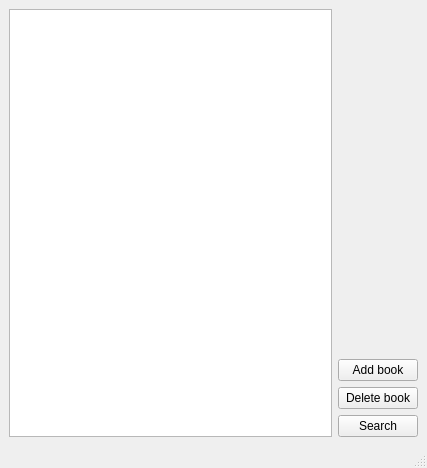
<?xml version="1.0" encoding="UTF-8"?>
<ui version="4.0">
 <class>MainWindow</class>
 <widget class="QMainWindow" name="MainWindow">
  <property name="geometry">
   <rect>
    <x>0</x>
    <y>0</y>
    <width>427</width>
    <height>468</height>
   </rect>
  </property>
  <property name="windowTitle">
   <string>MainWindow</string>
  </property>
  <widget class="QWidget" name="centralwidget">
   <layout class="QHBoxLayout" name="horizontalLayout">
    <item>
     <widget class="QTableView" name="tableView"/>
    </item>
    <item>
     <layout class="QVBoxLayout" name="verticalLayout_2">
      <item>
       <spacer name="verticalSpacer">
        <property name="orientation">
         <enum>Qt::Vertical</enum>
        </property>
        <property name="sizeHint" stdset="0">
         <size>
          <width>20</width>
          <height>40</height>
         </size>
        </property>
       </spacer>
      </item>
      <item>
       <layout class="QVBoxLayout" name="verticalLayout">
        <item>
         <widget class="QPushButton" name="addBookButton">
          <property name="text">
           <string>Add book</string>
          </property>
         </widget>
        </item>
        <item>
         <widget class="QPushButton" name="delBookButton">
          <property name="text">
           <string>Delete book</string>
          </property>
         </widget>
        </item>
        <item>
         <widget class="QPushButton" name="searchBookButton">
          <property name="text">
           <string>Search</string>
          </property>
         </widget>
        </item>
       </layout>
      </item>
     </layout>
    </item>
   </layout>
  </widget>
  <widget class="QMenuBar" name="menubar">
   <property name="geometry">
    <rect>
     <x>0</x>
     <y>0</y>
     <width>427</width>
     <height>26</height>
    </rect>
   </property>
  </widget>
  <widget class="QStatusBar" name="statusbar"/>
 </widget>
 <resources/>
 <connections/>
</ui>
